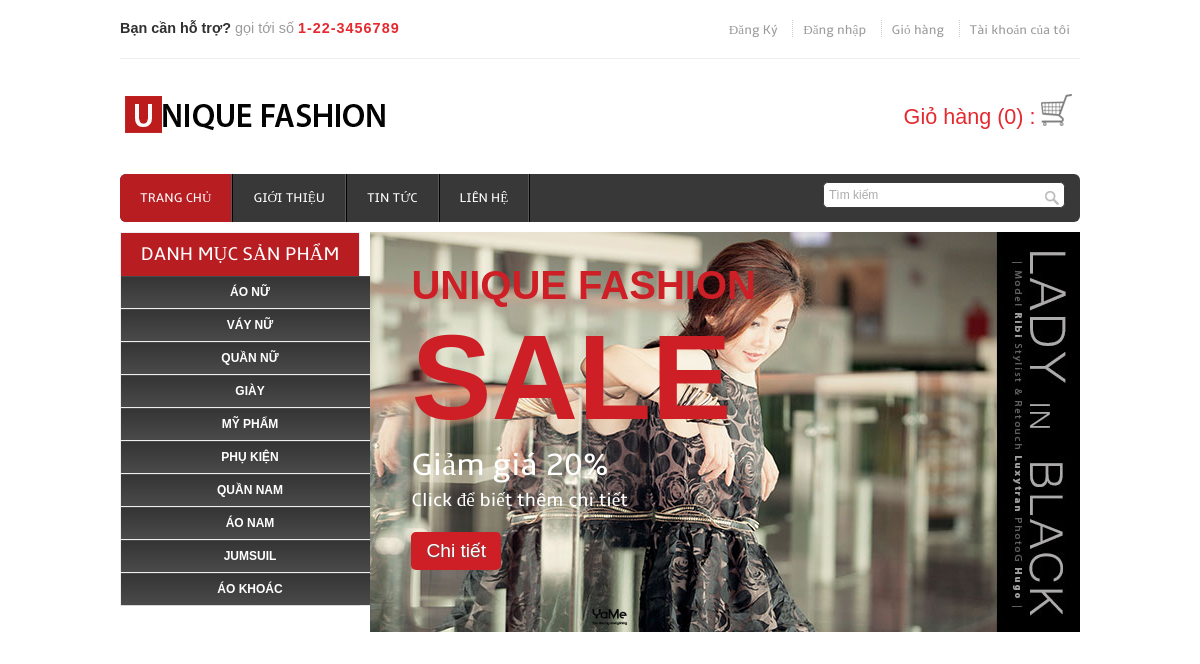
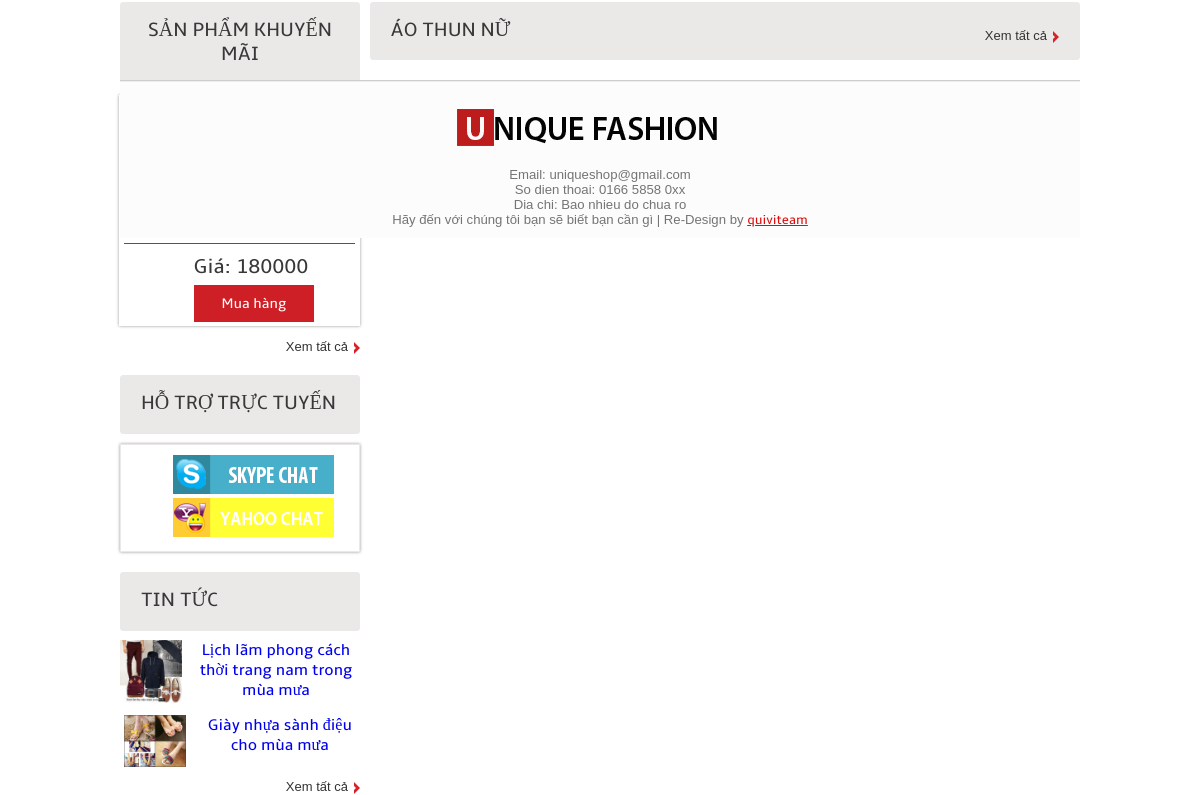
The page /index.php?ac=detail_nhom&&id_nhom_sp=8&ten_nhom_sp=Áo Thun Nữ on the database as committed earlier (2 pictures, top to bottom).
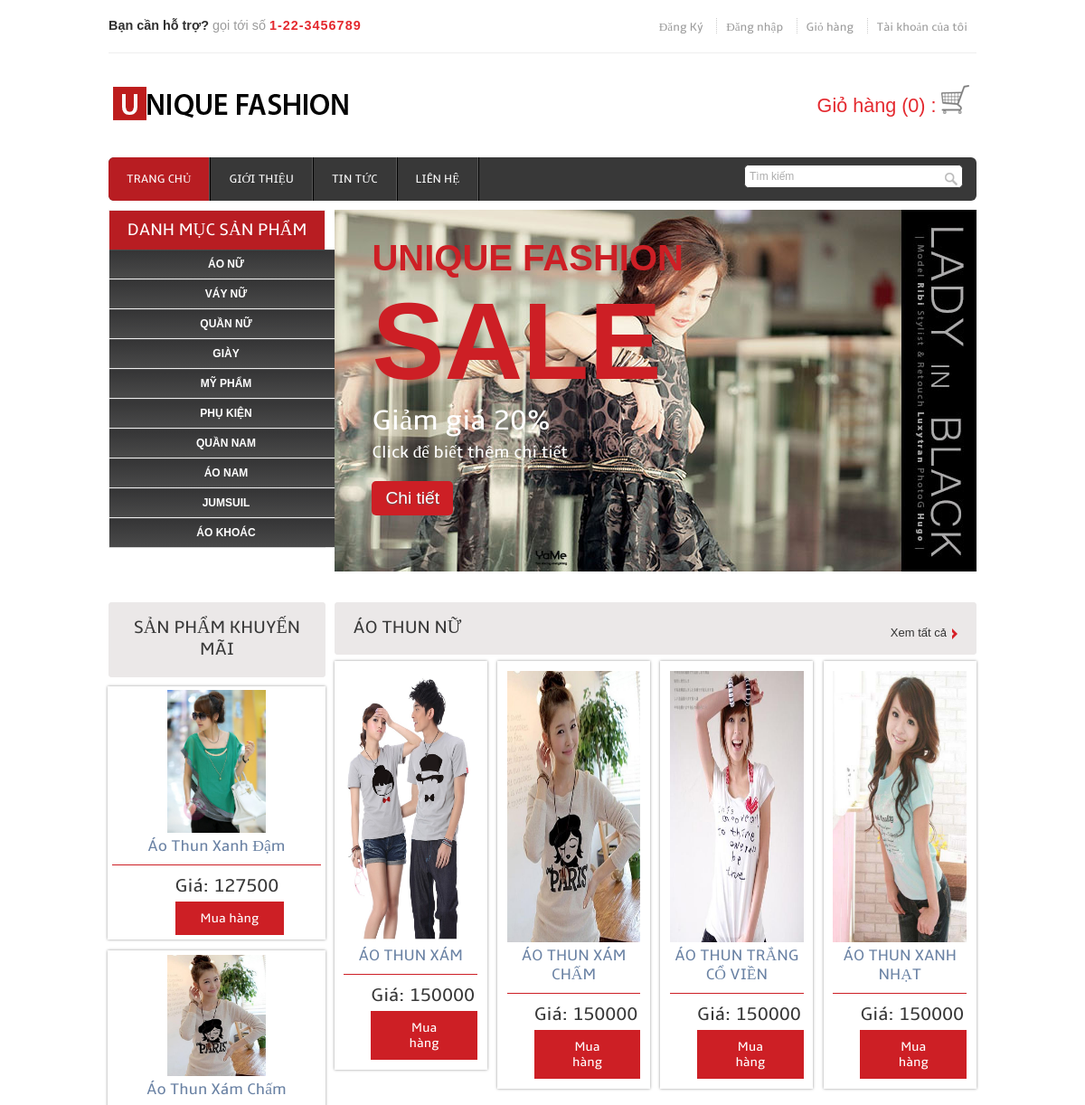
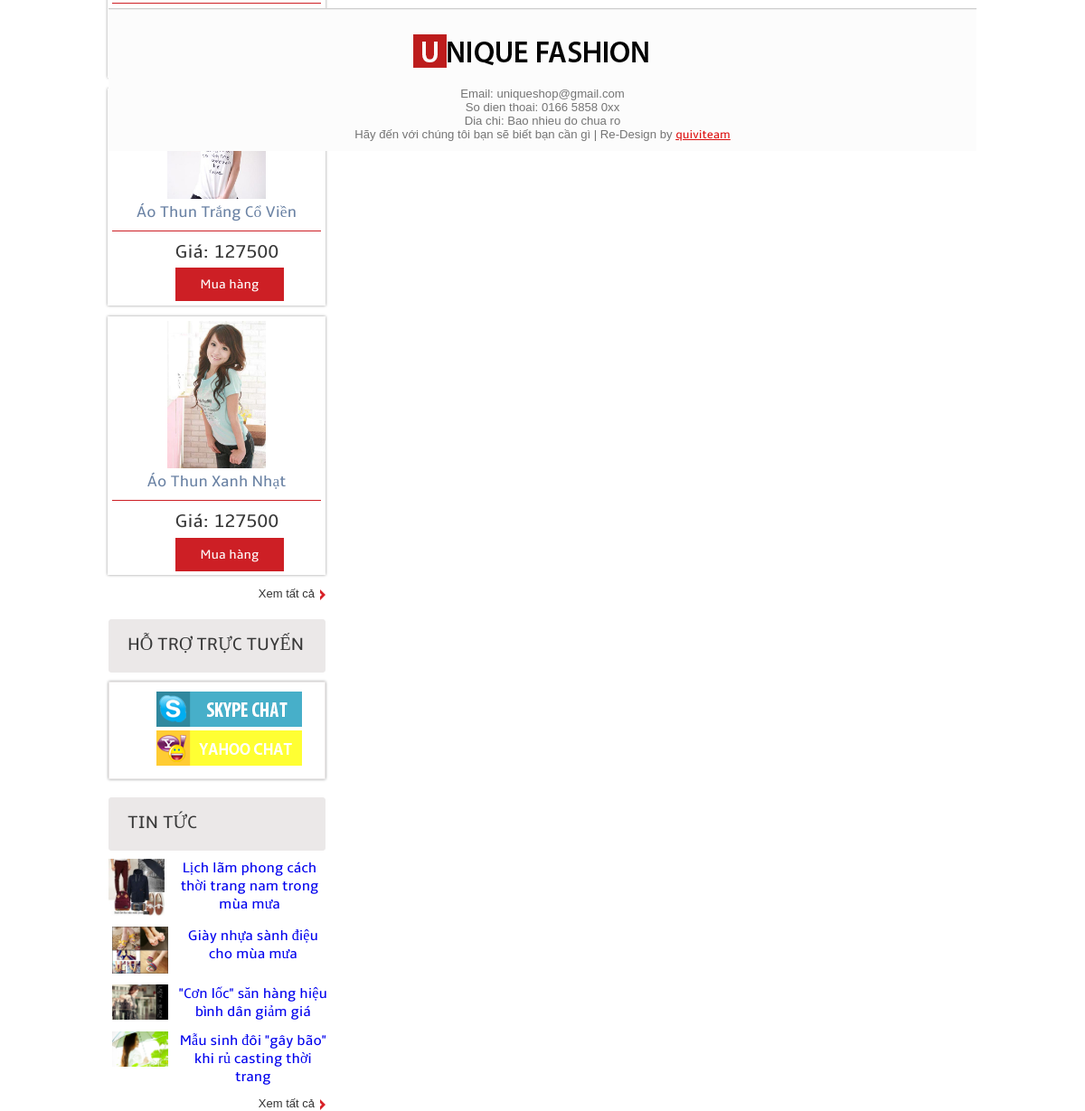
The same page on the database as committed later (2 pictures, top to bottom).
### tables this page shows
CREATE TABLE IF NOT EXISTS `tbl_danh_muc` (
  `id_danh_muc` int(11) NOT NULL AUTO_INCREMENT,
  `ten_danh_muc` varchar(200) NOT NULL,
  PRIMARY KEY (`id_danh_muc`)
);

CREATE TABLE IF NOT EXISTS `tbl_san_pham` (
  `id_san_pham` int(11) NOT NULL AUTO_INCREMENT,
  `ten_san_pham` varchar(300) NOT NULL,
  `id_nhom_sp` int(11) NOT NULL,
  `size` varchar(100) NOT NULL,
  `gioi_tinh` tinyint(1) NOT NULL,
  `gia` decimal(10,0) NOT NULL,
  `so_luong` int(11) NOT NULL,
  `phan_tram_sale` int(11) NOT NULL,
  `tieu_de` varchar(500) NOT NULL,
  `anh_dai_dien` varchar(500) NOT NULL,
  `noi_dung` text NOT NULL,
  `ngay_nhap` datetime NOT NULL,
  PRIMARY KEY (`id_san_pham`),
  UNIQUE KEY `id_san_pham` (`id_san_pham`),
  KEY `FK_id_nhom_sp` (`id_nhom_sp`)
);

CREATE TABLE IF NOT EXISTS `tbl_tin_tuc` (
  `id_tin_tuc` int(11) NOT NULL AUTO_INCREMENT,
  `tieu_de` varchar(500) NOT NULL,
  `anh_minh_hoa` varchar(500) NOT NULL,
  `noi_dung` text NOT NULL,
  `ngay_dang` datetime NOT NULL,
  PRIMARY KEY (`id_tin_tuc`)
);

### modules/danh_muc_sp.php (the view, shortened to what this page needs)
<div class="header_bottom_left">
	<div class="categories">
		<h3>DANH MỤC SẢN PHẨM</h3>
		<ul class="ac-menu">
<?php
$query = "select * from tbl_danh_muc";
$result = mysql_db_query ( "web_ban_quan_ao", $query );
while ( $row = mysql_fetch_assoc ( $result ) ) {
	echo "<li id=" . $row ["id_danh_muc"] . "><a href='#" . $row ["id_danh_muc"] . "'>" . $row ["ten_danh_muc"] . "</a>";
	?>
	<?php
	echo "</li>";
}
?>
		</ul>
	</div>
</div>

### index.php (shortened to what this page needs)
<!DOCTYPE HTML>
<html>
<head>
<link href="css/style.css" rel="stylesheet" type="text/css" media="all" />
<link href="css/slider.css" rel="stylesheet" type="text/css" media="all" />
</head>
<body>
	<div class="wrap">
		<?php include 'modules/header_top.php'; ?>
		<?php include 'modules/content.php'; ?>
		<?php include 'modules/footer.php'; ?>
	</div>
</body>
</html>

### modules/header_top.php (shortened to what this page needs)
<div class="header">
	<div class="headertop_desc">
		<div class="call">
			<p>
				<span>Bạn cần hỗ trợ?</span> gọi tới số <span class="number">1-22-3456789</span>
			</p>
		</div>
		<div class="account_desc">
			<ul>
						<?php
						if (isset ( $_COOKIE ["userKH"] )) {
							echo "<li><a href='login.php'>Xin Chào ".$_COOKIE ["userKH"]."</a></li>";
							echo '<li><a href="modules/xuly.php?ac=logout">Đăng Xuất</a></li>';
						} else {
							?>
							<li><a href="register.php">Đăng Ký</a></li>
				<li><a href="login.php">Đăng nhập</a></li>
						<?php
						}
						?>
						<li><a href="#">Giỏ hàng</a></li>
				<li><a href="#">Tài khoản của tôi</a></li>
			</ul>
		</div>
	</div>
	<div class="header_top">
		<div class="logo">
			<a href="index.html"><img src="images/logo1.png" alt="" /></a>
		</div>
		<div class="cart">
			<p>
				<span>Giỏ hàng (0) :</span>
			<div id="dd" class="wrapper-dropdown-2">
				<img src="images/cart.png">
			</div>
			</p>
		</div>
	</div>
	<div class="header_bottom">
		<div class="menu">
			<ul>
				<li class="active"><a href="index.php">Trang chủ</a></li>
				<li><a href="index.php?ac=about">Giới thiệu</a></li>
				<li><a href="index.php?ac=news">Tin tức</a></li>
				<li><a href="index.php?ac=contact">Liên hệ</a></li>
			</ul>
		</div>
		<div class="search_box">
			<form>
				<input type="text" value="Tìm kiếm" onfocus="this.value = '';"
					onblur="if (this.value == '') {this.value = 'Search';}"><input
					type="submit" value="">
			</form>
		</div>
	</div>
</div>

### modules/content.php (shortened to what this page needs)
<?php
if (isset ( $_GET ['ac'] )) {
	switch ($_GET ["ac"]) {
		case "detail_nhom" :
			include 'modules/header_bottom.php';
			?>
			<div id="content">
				<div class="main">
					<?php include 'modules/content_left.php'; ?>
					<div class="content">
			   			<?php include 'modules/detail_nhom.php';?>
			   		</div>
				</div>
			</div>
		<?php
			break;
			?>
		<?php
	}
}
?>

### modules/header_bottom.php (shortened to what this page needs)
<div class="header_slide">
	<?php include 'modules/danh_muc_sp.php'; ?>
	<div class="header_bottom_right">
		<div class="slider">
			<div id="slider">
				<div id="mover">
					<div id="slide-1" class="slide">
						<div class="slider-img">
							<a href="preview.html"><img src="images/slide01.jpg"
								alt="learn more" /></a>
						</div>
						<div class="slider-text">
							<h1>
								UNIQUE FASHION<br> <span>SALE</span>
							</h1>
							<h2>Giảm giá 20%</h2>
							<div class="features_list">
								<h4>Click để biết thêm chi tiết</h4>
							</div>
							<a href="preview.html" class="button">Chi tiết</a>
						</div>
					</div>
				</div>
			</div>
		</div>
	</div>
</div>

### modules/content_left.php (shortened to what this page needs)
<div class="content1_left">
	<div class="content1_top">
		<div class="heading">
			<h3>Sản phẩm khuyến mãi</h3>
		</div>
	</div>
	<div class="section group">
	<?php
	$query = "select * from tbl_san_pham where phan_tram_sale > 0 order by ngay_nhap desc LIMIT 0,4";
	$result = mysql_db_query ( "web_ban_quan_ao", $query );
	while ( $row = mysql_fetch_assoc ( $result ) ) {
	?>
		<div class="grid_1_of_41 images_1_of_41">
			<a href="preview.html"><img src="<?php echo $row['anh_dai_dien'] ?>"
				alt="" /></a>
			<h2><?php echo $row['ten_san_pham'] ?></h2>
			<div class="price-details1">
				<div class="price-number1">
					<p>
						<span class="rupees1">Giá: <?php echo $row['gia']*(100-$row['phan_tram_sale'])/100 ?></span>
					</p>
				</div>
				<div class="add-cart1">
					<h4>
						<a href="preview.php?id=<?php echo $row['id_san_pham'] ?>">Mua hàng</a>
					</h4>
				</div>
			</div>
		</div>
	<?php
	}
	?>
	</div>
	<div class="see">
		<p>
			<a href="#">Xem tất cả</a>
		</p>
	</div>
	<div class="hotrotructuyen">
		<div class="content1_top">
			<div class="heading">
				<h3>Hỗ trợ trực tuyến</h3>
			</div>
		</div>
		<div class="contact_chat">
			<ul class="chat">
				<li><a href="#"><img src="images/skype-ct.png"></a></li>
				<li><a href="#"><img src="images/yahoo-ct.png"></a></li>
			</ul>
		</div>
	</div>
	<div class="news">
		<div class="content1_top">
			<div class="heading">
				<h3>Tin tức</h3>
			</div>
		</div>
		<div class="section1">
		<?php
		$query = "select * from tbl_tin_tuc LIMIT 0,4";
		$result = mysql_db_query ( "web_ban_quan_ao", $query );
		while ( $row_tintuc = mysql_fetch_assoc ( $result ) ) {
		?>
			<div class="grid_1_of_42 images_1_of_42">
				<a href="preview.html"><img src="<?php echo $row_tintuc['anh_minh_hoa'] ?>" alt="" /></a>
				<h2>
					<a href="index.php?ac=detail_news&id_tin_tuc=<?php echo $row_tintuc['id_tin_tuc'] ?>"><?php echo $row_tintuc['tieu_de'] ?></a>
				</h2>
			</div>
		<?php
		}
		?>
		</div>
	</div>
	<div class="see">
		<p>
			<a href="index.php?ac=news">Xem tất cả</a>
		</p>
	</div>
</div>

### modules/detail_nhom.php (shortened to what this page needs)
<div class="content_bottom">
	<div class="heading">
		<h3>
		<?php
			if (isset($_GET['ten_nhom_sp'])) {
				echo $_GET['ten_nhom_sp'];
			}
		?>
		</h3>
	</div>
	<div class="see">
		<p>
			<a href="#">Xem tất cả</a>
		</p>
	</div>
</div>
<div class="section group">
	<?php
	if (isset($_GET['id_nhom_sp'])) {
		$query = "select * from tbl_san_pham where id_nhom_sp = ".$_GET['id_nhom_sp']." order by gia desc LIMIT 0,4";
		$result = mysql_db_query ( "web_ban_quan_ao", $query );
		while ( $row = mysql_fetch_assoc ( $result ) ) {
			?>
		<div class="grid_1_of_4 images_1_of_4">
			<a href="preview.php?id=<?php echo $row['id_san_pham'] ?>"><img
				src="<?php echo $row['anh_dai_dien'] ?>" alt="" /></a>
			<h2><?php echo $row['ten_san_pham'] ?></h2>
			<div class="price-details">
				<div class="price-number">
					<p>
						<span class="rupees">Giá: <?php echo $row['gia'] ?></span>
					</p>
				</div>
				<div class="add-cart">
					<h4>
						<a href=preview.php?id="<?php echo $row['id_san_pham'] ?>">Mua hàng</a>
					</h4>
				</div>
			</div>
		</div>
	<?php
		}
	}
	?>
</div>

### modules/footer.php
<div class="footer">
	<div class="copy_right">
		<h3>
			<a href="index.html"><img src="images/logo1.png" alt="" /></a>
		</h3>
		<p>Email: uniqueshop@gmail.com</p>
		<p>So dien thoai: 0166 5858 0xx</p>
		<p>Dia chi: Bao nhieu do chua ro</p>
		<p>
			Hãy đến với chúng tôi bạn sẽ biết bạn cần gì | Re-Design by <a
				href="#">quiviteam</a>
		</p>
	</div>
</div>

### css/slider.css (style rules this page uses)
#slider { background:#FFF; height: 100%; overflow: hidden; position: relative; margin:0px 0; }
#mover { width: 3200px; position: relative; }
.slide { width: 33%; float: left; position: relative; }
.slider-text { float:left; padding-left:4%; padding-top:3%; position: absolute; }
.slider-img { float:left; width: 100%; }
.slide h1 { font-size:2.5em; font-weight:bold; color:#CD1F25; text-transform:uppercase; }
.slide h1 span { font-size:3em; }
.slide h2 { font-size:2em; color:white; font-family: 'ambleregular'; }
.features_list { padding-top:5px; }
.features_list h4 { font-family: 'ambleregular'; font-size:1.2em; color:white; }
.button { font-size: 1.2em; padding:8px 15px; text-shadow:0px 1px 1px rgba(94, 94, 94, 0.9); }
.button { margin-top:20px; display: inline-block; background:#CD1F25; color: #FFF; text-decoration: none; border-radius:5px; outline: 0; -webkit-transition:all 0.2s linear; -moz-transition:all 0.2s linear; -o-transition:all 0.2s linear; transition:all 0.2s linear; }

Rows that differ between the two databases and show on the page:
no longer on this page (row unchanged): tbl_san_pham: $row['gia']*(100-$row['phan_tram_sale'])/100 "180000", shown under "SẢN PHẨM KHUYẾN MÃI"
added tbl_san_pham: anh_dai_dien (picture), ten_san_pham "Áo Thun Xanh Đậm", $row['gia']*(100-$row['phan_tram_sale'])/100 "127500", shown under "SẢN PHẨM KHUYẾN MÃI"
added tbl_san_pham: anh_dai_dien (picture), ten_san_pham "Áo Thun Xám Chấm", ten_san_pham "ÁO THUN XÁM CHẤM", gia "150000"
added tbl_san_pham: ten_san_pham "Áo Thun Trắng Cổ Viền", $row['gia']*(100-$row['phan_tram_sale'])/100 "127500", anh_dai_dien (picture), ten_san_pham "ÁO THUN TRẮNG CỔ VIỀN", gia "150000"
added tbl_san_pham: anh_dai_dien (picture), ten_san_pham "Áo Thun Xanh Nhạt", $row['gia']*(100-$row['phan_tram_sale'])/100 "127500", ten_san_pham "ÁO THUN XANH NHẠT", gia "150000"
added tbl_tin_tuc: anh_minh_hoa (picture), tieu_de "\"Cơn lốc\" săn hàng hiệu bình dân giảm giá"
added tbl_tin_tuc: anh_minh_hoa (picture), tieu_de "Mẫu sinh đôi \"gây bão\" khi rủ casting thời trang"
added tbl_san_pham: anh_dai_dien (picture), ten_san_pham "ÁO THUN XÁM", gia "150000", shown under "ÁO THUN NỮ"
